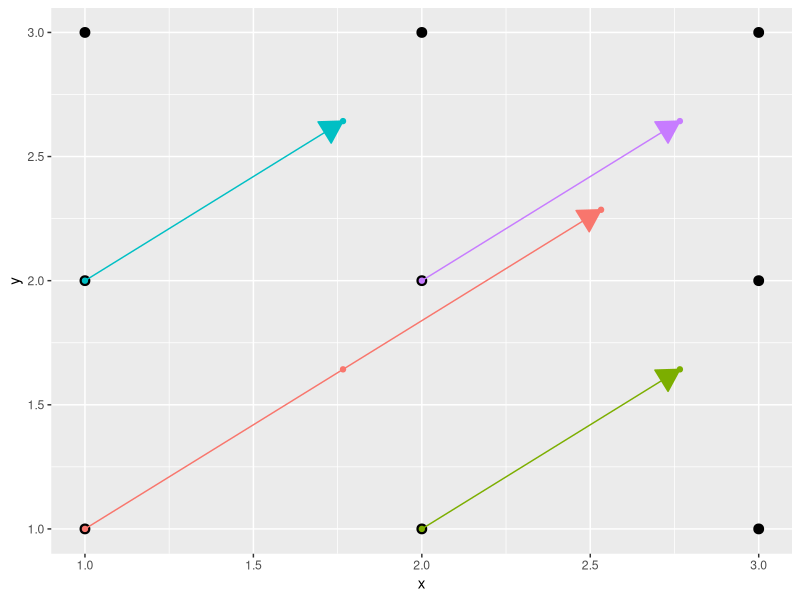

This chart was generated by the following R code:
## ---- chunk 1
options(digits=3)
knitr::opts_chunk$set(
  comment = ""
)
## ---- chunk 2
v <- runif(1e4)
sum_loop <- function(x) {
  x.sum <- 0
  for(i in x) x.sum <- x.sum + i
  x.sum
}
v.sum.1 <- 0
microbenchmark::microbenchmark(times=10,
  v.sum.1 <- sum_loop(v),
  v.sum.2 <- sum(v)
)
v.sum.1 == v.sum.2
## ---- chunk 3
df1 <- expand.grid(x=1:4, y=1:4)
angle <- 50 / 180 * pi
sin <- sin(angle)
cos <- cos(angle)
df1.sub <- subset(df1, x < 4 & y < 4)
dists <- with(df1.sub, pmin(max(x) - x, max(y) - y) / sin) + 1L
df2 <- data.frame(
  id=rep(seq_len(nrow(df1.sub)), dists),
  offset=sequence(dists)
)
# Points along paths, but only for paths at least 2 long

df2 <- within(df2, {
  x <- df1.sub[id,]$x + (offset - 1L) * sin
  y <- df1.sub[id,]$y + (offset - 1L) * cos
})
df2 <- df2[df2$id %in% as.integer(names(which(table(df2$id) > 1))),]
df2$id <- match(df2$id, unique(df2$id))

# Get min/max

df3 <- with(df2, {
  xs <- tapply(x, id, min)
  xend <- tapply(x, id, max)
  ys <- tapply(y, id, min)
  yend <- tapply(y, id, max)
  id <- as.integer(names(xs))
  data.frame(id=id, x=xs, xend, y=ys, yend)
})
library(ggplot2)
ggplot(mapping=aes(x, y)) +
  geom_point(data=df1.sub, color='black', size=3) +
  geom_point(data=df2, aes(color=factor(id))) +
  geom_segment(
    data=df3, aes(color=factor(id), xend=xend, yend=yend),
    arrow=arrow(type="closed"), size=0.5
  ) +
  scale_colour_discrete(guide=FALSE)
## ---- chunk 4
id.clr <- c("204", "70", "37", "141")
df2 <- within(df2, {
  x.chr <- sprintf("\033[48;5;%sm%s\033[m", id.clr[id], format(round(x, 2)))
  y.chr <- sprintf("\033[48;5;%sm%s\033[m", id.clr[id], format(round(y, 2)))
})
coords <- with(df2, c(
  paste0("path.x <- c(", paste0(x.chr, collapse=","), ")"),
  paste0("path.y <- c(", paste0(y.chr, collapse=","), ")")
) )
writeLines(c("<pre>", fansi::sgr_to_html(coords), "</pre>"))
## ---- chunk 5
sunazimuth <- 50 / 180 * pi
cossun <- cos(sunazimuth)
sinsun <- sin(sunazimuth)

coords.init <- expand.grid(x=1:2, y=1:2) # interior coordinates only
path.lengths <- c(3, 2, 2, 2)            # you need to calculate these

path.id <- rep(seq_len(nrow(coords.init)), path.lengths)
path.offsets <- sequence(path.lengths) - 1

rbind(path.id, path.offsets)

path.x <- coords.init[path.id, 'x'] + path.offsets * sinsun
path.y <- coords.init[path.id, 'y'] + path.offsets * cossun

rbind(path.id, path.x=path.x, path.y=path.y) + 1e-6
